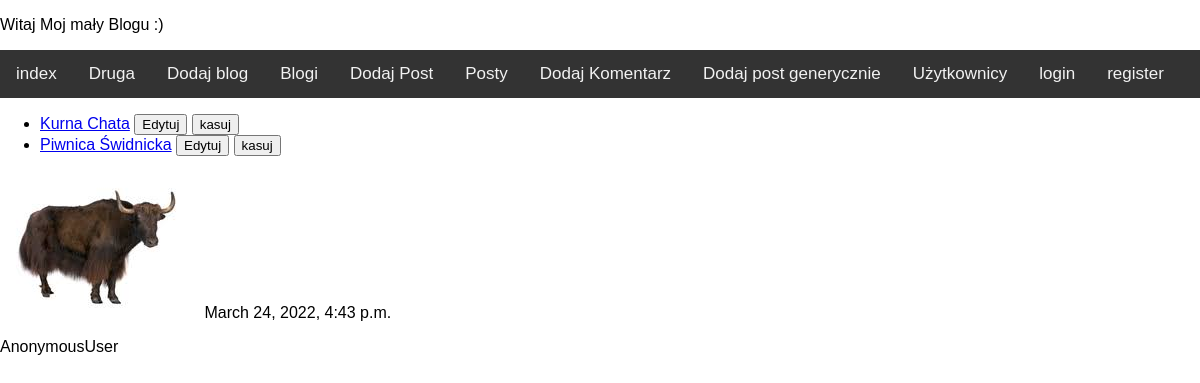
/blog_app/show_blogs/, run on an earlier commit of the app's database.
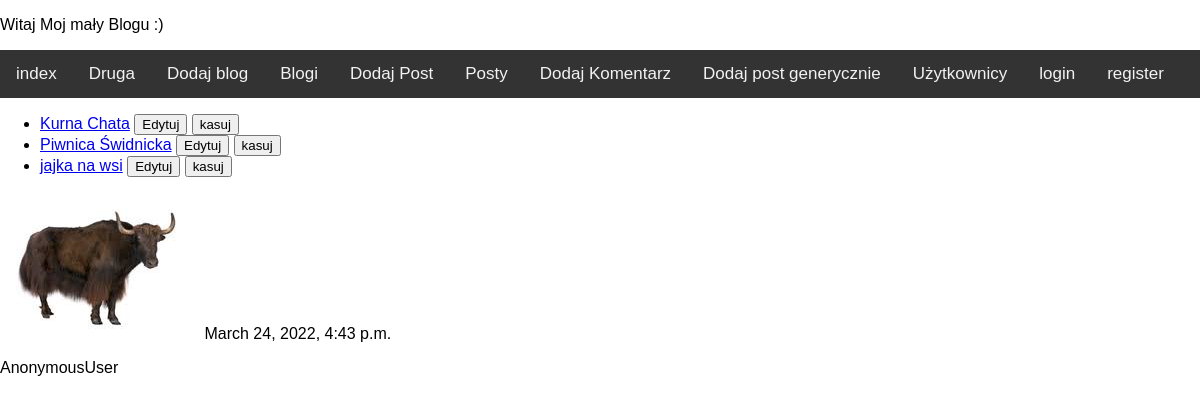
And on a later commit of the database.
### blog_app/models.py (models this page shows)
class Blog(models.Model):
    name = models.CharField(max_length=30)
    topic = models.CharField(max_length=30)
    creation_date = models.DateTimeField(auto_now_add=True)
    author = models.ForeignKey(User, on_delete=models.SET_NULL, null=True)
    def __str__(self):
        return self.name
    def get_absolute_url(self):
        return reverse("show_detail_blog", kwargs={'id': self.id})

### blog_app/views.py (the view)
# urls.py: path('show_blogs/', views.ShowBlog.as_view(), name='show_blog'),
class ShowBlog(View):
    def get(self, request):
        return render(request, 'list.html', {'object_list': Blog.objects.all()})

### blog_app/context_processor.py (called while the page is built)
def get_date(request):
    return {'date':datetime.now()}

### templates/list.html
{% extends 'base.html' %}
{% block sikorka %}
    <ul>
        {% for item in object_list %}
            <li>
                <a href="{{ item.get_absolute_url }}">{{item}}</a>
                <a href="{{ item.get_update_url }}"> <button>Edytuj</button></a>
                <a href="{{ item.get_delete_url }}"> <button>kasuj</button></a>
            </li>
        {% endfor %}
    </ul>
{% endblock %}

What changed in the data, as far as the page shows it:
added Blog: name "jajka na wsi"
